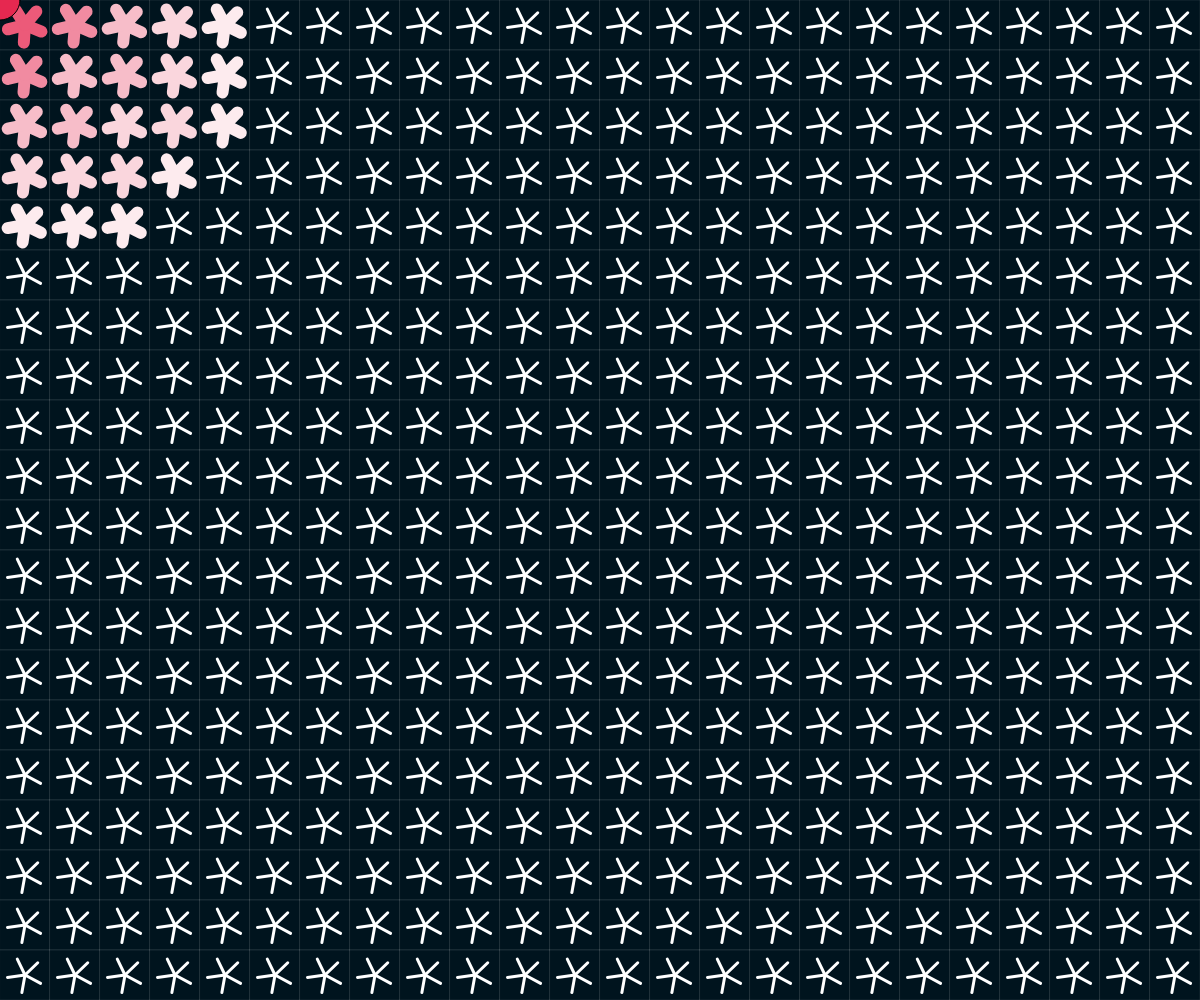
Frame 1 (no input)
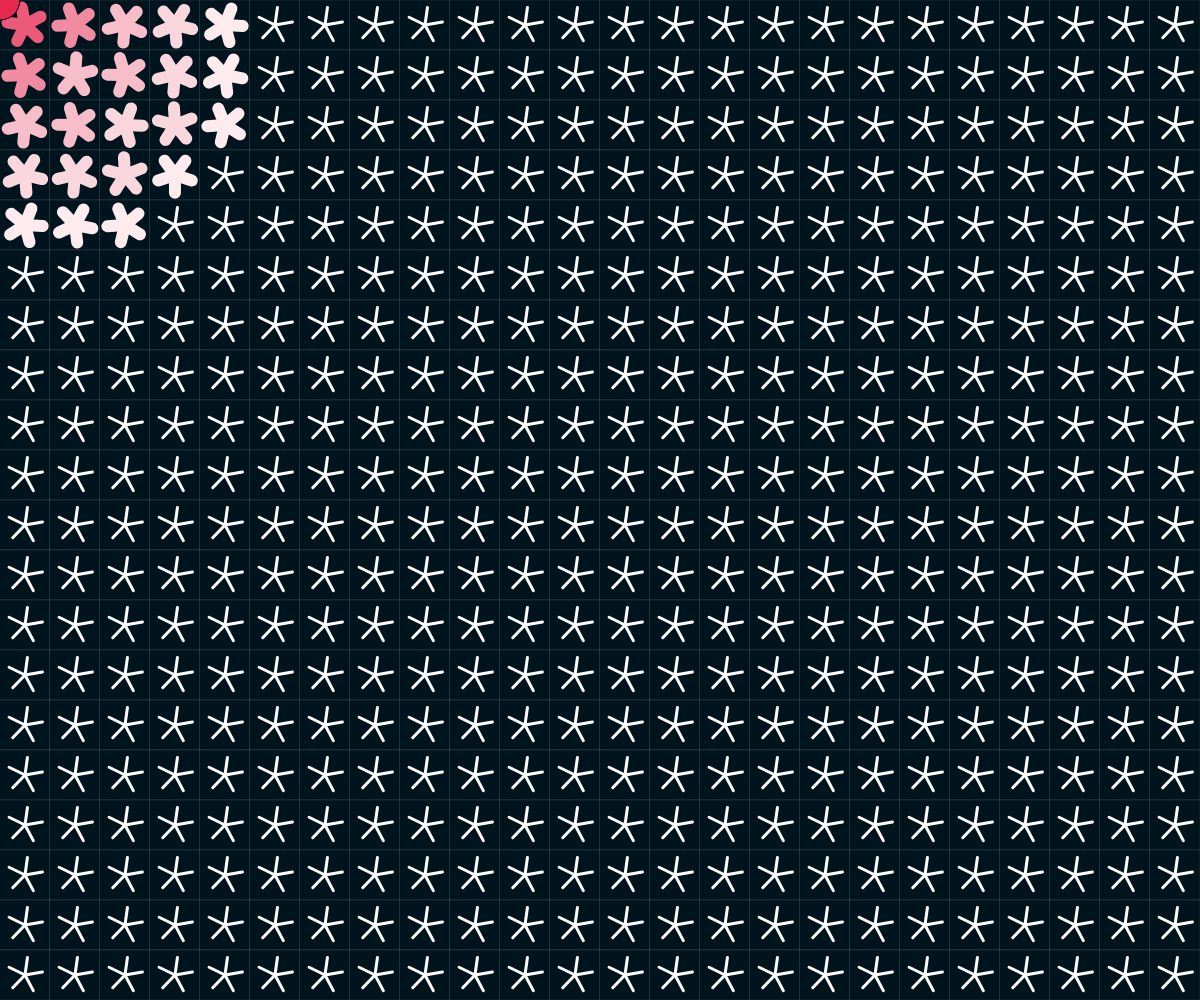
Frame 60 (no input)
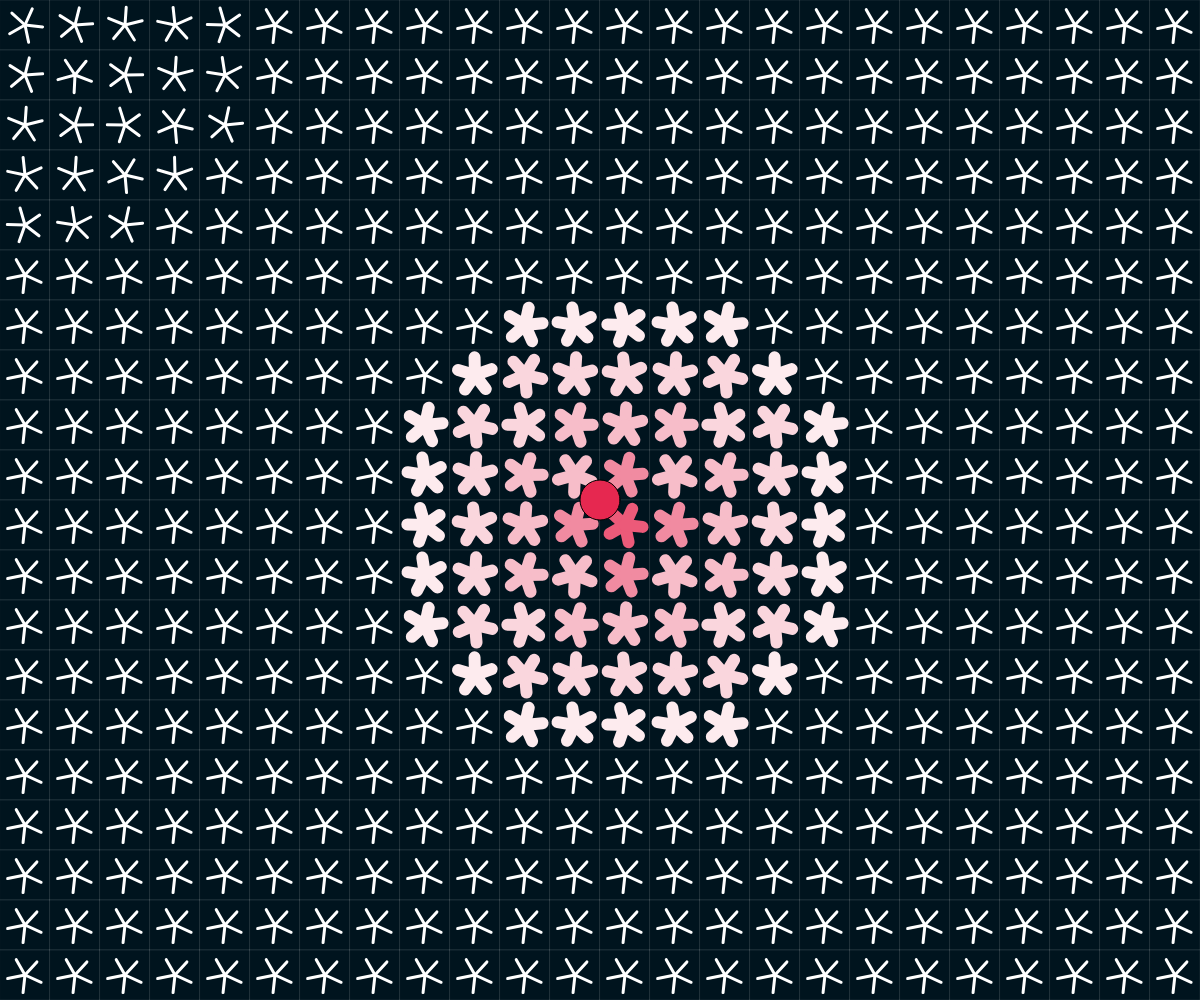
Frame 120 (the mouse pressed at the canvas centre since frame 60)

The p5.js sketch that drew these frames (run headless with seeded random() and noise() and a simulated clock; from frame 60 on, the mouse is pressed at the canvas centre):

// p5.js sketch
// ── sketch.js
let w;
let h;

let grid;

let colors = [];


function setup() {
  w = windowWidth;
  h = windowHeight;
  createCanvas(w, h);

  colors = [color(253, 235, 238), color(250, 214, 221), color(247, 189, 201), color(241, 139, 161), color(236, 90, 121)];



  grid = new Grid(50);
 
  let offsetRandom = true;

  if (offsetRandom) {
    mouseX = w / 2 + int(random(-w / 10, w / 10));
    mouseY = h / 2 + int(random(-h / 4, h / 4));
  } else {
    mouseX = w / 2;
    mouseY = h / 2;
  }
}


function draw() {
  background(220);
  grid.estimateAngle();
  grid.displayGrid();

  grid.displayUser();

}

class Grid {

  constructor(l) {
    this.l = l;
    this.quads = [];
    this.initGrid();
    this.userR = w/30;


  }
  
    displayUser() {

  push();
  fill(230, 40, 80);
  ellipse(mouseX, mouseY, this.userR);
  pop();

}


  initGrid() {
    for (let i = 0; i < w / this.l; i++) {
      for (let j = 0; j < h / this.l; j++) {



        let q = new Quad(i * this.l, j * this.l, this.l, this.colors);
        this.quads.push(q);


      }
    }
  }

  estimateAngle() {

    for (let i = 0; i < this.quads.length; i++) {
      let quad = this.quads[i];
      quad.calculateAngle();


    }
  }

  displayGrid() {

    for (let i = 0; i < this.quads.length; i++) {
      let quad = this.quads[i];

      quad.displayQuad();
      quad.lineQuad();
    }
  }
}


class Quad {

  constructor(x, y, l, c) {
    this.x = x;
    this.y = y;
    this.l = l
    this.a = 0.01;
    this.outerR = l*5;

    this.colors = c;

    this.weight = 3;
    this.colorStroke = (255);

  }


  lineQuad() {


    push();
    translate(this.x, this.y);
    stroke(this.colorStroke);
    strokeWeight(this.weight);
    translate(this.l / 2, this.l / 2);
    rotate(this.a);
    

    // Asterisk
    
    for (let i = 0; i < 5; i++) {
      rotate(2 * PI / 5);
      line(this.l / 4, -this.l / 4, 0, 0);
    }
    
  
    pop();

  }

  calculateAngle() {

    let d = int(dist(this.x, this.y, mouseX, mouseY));
    if (d < this.outerR) {
      this.a = this.a + map(d, 0, this.outerR, -0.1, -0.01);
      //this.colorStroke = color(255,0,0);

      let colorCode = int(map(d, 0, this.outerR, colors.length - 1, 0));


      this.colorStroke = colors[colorCode];

      this.weight = 12;
    } else {

      this.a = this.a + 0.01;
      this.colorStroke = (255);
      this.weight = 3;

    }


  }

  displayQuad() {
    //fill(0);
    push();
    translate(this.x, this.y);
    fill(0, 20, 30);
    stroke(255);
    strokeWeight(0.1);
    rect(0, 0, this.l, this.l)

    pop();

  }


}
